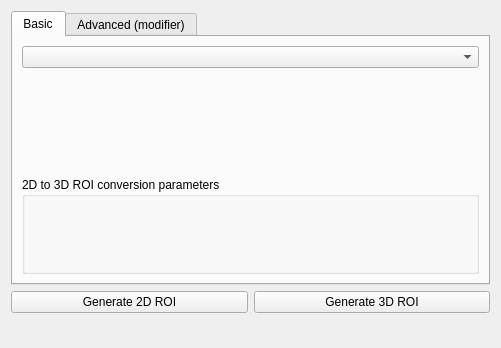
<?xml version="1.0" encoding="UTF-8"?>
<ui version="4.0">
 <class>hilvl_coorGen</class>
 <widget class="QWidget" name="hilvl_coorGen">
  <property name="geometry">
   <rect>
    <x>0</x>
    <y>0</y>
    <width>501</width>
    <height>348</height>
   </rect>
  </property>
  <property name="windowTitle">
   <string>Form</string>
  </property>
  <layout class="QVBoxLayout" name="verticalLayout_5">
   <item>
    <layout class="QVBoxLayout" name="verticalLayout_4">
     <item>
      <widget class="QTabWidget" name="tab_coorGenMod">
       <property name="currentIndex">
        <number>0</number>
       </property>
       <widget class="QWidget" name="tab_coorGen">
        <attribute name="title">
         <string>Basic</string>
        </attribute>
        <layout class="QVBoxLayout" name="verticalLayout_2">
         <item>
          <widget class="QComboBox" name="combo_coorGen"/>
         </item>
         <item>
          <widget class="QWidget" name="wdg_coorGen_holder" native="true">
           <layout class="QGridLayout" name="gridLayout">
            <item row="0" column="0">
             <layout class="QVBoxLayout" name="lyt_coorGen_holder"/>
            </item>
           </layout>
          </widget>
         </item>
         <item>
          <widget class="QGroupBox" name="wdg_3Dmod_holder">
           <property name="title">
            <string>2D to 3D ROI conversion parameters</string>
           </property>
           <layout class="QVBoxLayout" name="verticalLayout_8">
            <item>
             <layout class="QVBoxLayout" name="lyt_3Dmod_holder"/>
            </item>
           </layout>
          </widget>
         </item>
        </layout>
       </widget>
       <widget class="QWidget" name="tab_coorMod">
        <attribute name="title">
         <string>Advanced (modifier)</string>
        </attribute>
        <layout class="QVBoxLayout" name="verticalLayout">
         <item>
          <layout class="QVBoxLayout" name="lyt_coorMod_holder"/>
         </item>
        </layout>
       </widget>
      </widget>
     </item>
     <item>
      <layout class="QHBoxLayout" name="horizontalLayout">
       <item>
        <widget class="QPushButton" name="btn_gen_2Dcoor">
         <property name="text">
          <string>Generate 2D ROI</string>
         </property>
        </widget>
       </item>
       <item>
        <widget class="QPushButton" name="btn_gen_3Dcoor">
         <property name="text">
          <string>Generate 3D ROI</string>
         </property>
        </widget>
       </item>
      </layout>
     </item>
     <item>
      <widget class="QWidget" name="wdg_coorHub_holder" native="true">
       <layout class="QVBoxLayout" name="verticalLayout_7">
        <item>
         <layout class="QVBoxLayout" name="lyt_coorHub_holder"/>
        </item>
       </layout>
      </widget>
     </item>
    </layout>
   </item>
  </layout>
 </widget>
 <resources/>
 <connections/>
</ui>
